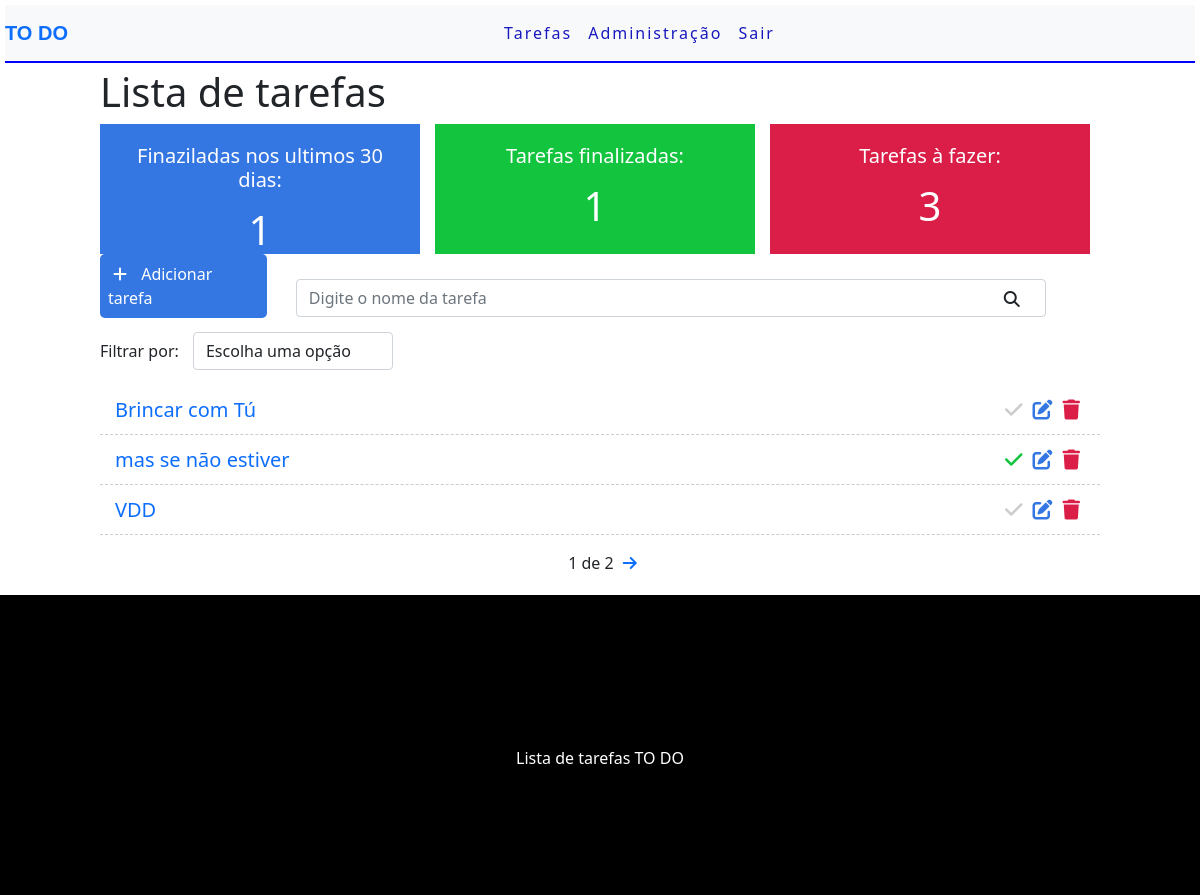
The app's page / (signed in), older data.
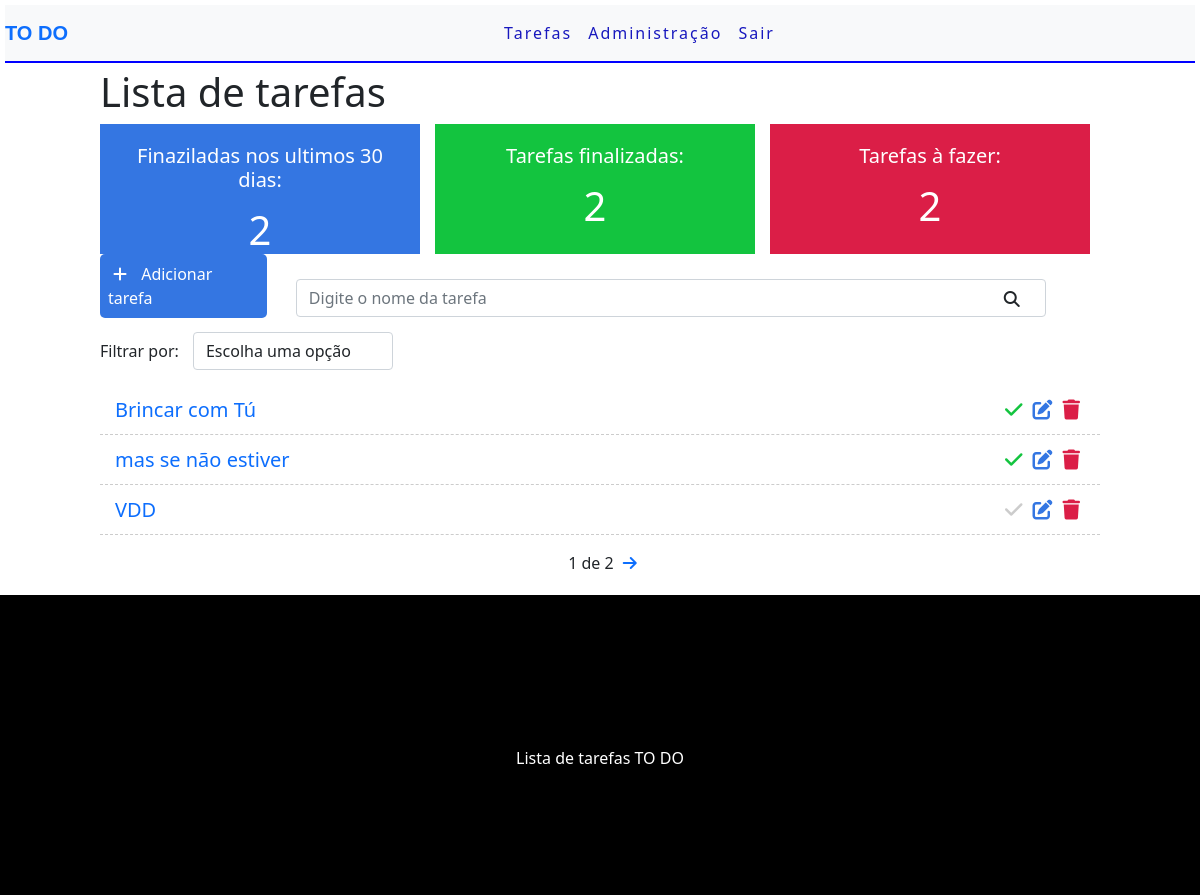
The same page, newer data.
### tasks/models.py (models this page shows, shortened)
class task(models.Model):
    STATUS = (
        ('doing', 'Doing'),
        ('done', 'Done'),
    )
    title = models.CharField(max_length=255)
    description = models.TextField()
    done = models.CharField(
        max_length=5,
        choices=STATUS,
    )
    user = models.ForeignKey(get_user_model(), on_delete=models.CASCADE)
    created_at = models.DateTimeField(auto_now_add=True)
    upadate_at = models.DateTimeField(auto_now=True)

### tasks/views.py (the view)
# urls.py: path('', views.tasklist, name='tasklist'),
@login_required # Prqa acessa precisa está logado, te amo django
def tasklist(request):
    search = request.GET.get('search') # search é o nome do input de busca
    filter = request.GET.get('filter')
    taskDoneRecently = task.objects.filter(done='done', upadate_at__gt=datetime.datetime.now()-datetime.timedelta(days=30), user=request.user).count()
    taskDone = task.objects.filter(done='done', user=request.user).count()
    taskDoing = task.objects.filter(done='doing', user=request.user).count()
    if search:
        tasks = task.objects.filter(title__icontains=search, user=request.user) #ico vai fazer a busca de acordo com oq tem no search pra não precisa escrever exatamente
    elif filter:
        tasks = task.objects.filter(done=filter, user=request.user)
    else: # se não faz a paginação
        tasks_list = task.objects.all().order_by('-created_at').filter(user=request.user)
        paginator = Paginator(tasks_list, 3) #Número q exibir por p´GINA
        page = request.GET.get('page')
        tasks = paginator.get_page(page) # Vai exbir o número na página que ele tá
    return render(request, 'tasks/list.html', {'tasks': tasks, 'taskDoneRecently': taskDoneRecently, 'taskDone': taskDone, 'taskDoing': taskDoing}) # As tasks q eu resgatei do banco

### tasks/templates/tasks/list.html (shortened to what this page needs)
{% extends 'base.html' %}
{% block content %}
    <div class="offset-1 col-10 list-div">
        <h1>Lista de tarefas</h1>
        <div class="container dashboard">
            <div class="col-4 dashboard-box" id="dashboard-lastdays">
                <h5>Finaziladas nos ultimos 30 dias:</h5>
                <span>{{ taskDoneRecently }}</span>
            </div>
            <div class="col-4 dashboard-box" id="dashboard-done">
                <h5>Tarefas finalizadas:</h5>
                <span>{{ taskDone }}</span>
            </div>
            <div class="col-4 dashboard-box" id="dashboard-doing">
                <h5>Tarefas à fazer:</h5>
                <span>{{taskDoing}}</span>
            </div>
        </div>
        <a id="add-link-task" href="newtask/">
            <div class="col-2 add-div">
                <i class="fas fa-plus"></i> Adicionar tarefa
            </div>
        </a>
            <div class="col-9 search-div">
                <form method="get" id="search-form">
                    <input class="form-control" type="text" id="search" name="search" placeholder="Digite o nome da tarefa" value="{{ request.GET.search }}">
                    <i class="fas fa-search" id="search-btn"></i>
                </form>
            </div>
            <div class="col-12 filter-div">
                <span>Filtrar por:</span>
                <select name="filter" id="filter" class="form-control">
                    <option value="">Escolha uma opção</option>
                </select>
            </div>
        <ul class="task-list">
            {% for task in tasks %}
            {% if task.done == 'doing' %}
                <li class="task-item">
            {% else %}
                <li class="task-item done">
            {% endif %}
                <span><a href="task/{{task.id}}" style="text-decoration: none;">{{task.title}}</a></span>
                <a href="delete/{{task.id}}" class="delete-btn" id="deletar"><span><i class="fas fa-trash"></i></span></a>
                <a href="edit/{{task.id}}"><span><i class="fas fa-edit"></i></span></a>
                <a href="changestatus/{{task.id}}"><span><i class="fas fa-check"></i></span></a>
              </li>
            {% endfor %}
        </ul>
        <div class="pagination">
            <span class="step-link">
                {% if tasks.paginator.num_pages %}
                <span class="current">
                    {{ tasks.number }} de {{ tasks.paginator.num_pages }}
                </span>
                    {% endif %}
                {% if tasks.has_next %}
                    <a href="?page={{ tasks.next_page_number }}"><i class="fas fa-arrow-right"></i></a>
                {% endif %}
            </span>
        </div>
    </div>
{% endblock %}

Row changes from the older to the newer data that the page shows:
changed task "Brincar com Tú": done "doing" → "done" (drawn)
Text that changed along with them:
{{ taskDoneRecently }}: "1" → "2"
{{ taskDone }}: "1" → "2"
{{ taskDoing }}: "3" → "2"
